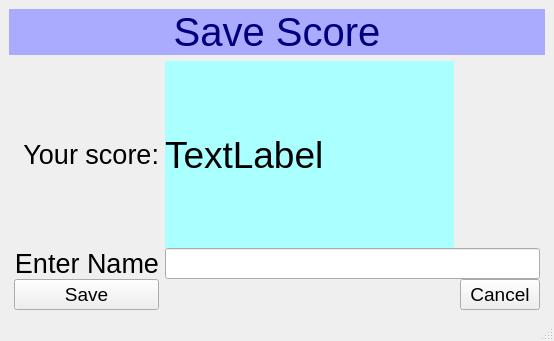
<?xml version="1.0" encoding="UTF-8"?>
<ui version="4.0">
 <class>MainWindow</class>
 <widget class="QMainWindow" name="MainWindow">
  <property name="geometry">
   <rect>
    <x>0</x>
    <y>0</y>
    <width>554</width>
    <height>341</height>
   </rect>
  </property>
  <property name="minimumSize">
   <size>
    <width>554</width>
    <height>341</height>
   </size>
  </property>
  <property name="windowTitle">
   <string>MainWindow</string>
  </property>
  <widget class="QWidget" name="centralwidget">
   <layout class="QVBoxLayout" name="verticalLayout">
    <item>
     <widget class="QLabel" name="label_3">
      <property name="font">
       <font>
        <pointsize>30</pointsize>
       </font>
      </property>
      <property name="styleSheet">
       <string notr="true">
color:rgb(0, 0, 127);
background:rgb(170, 170, 255);
</string>
      </property>
      <property name="text">
       <string>Save Score</string>
      </property>
      <property name="alignment">
       <set>Qt::AlignCenter</set>
      </property>
     </widget>
    </item>
    <item>
     <layout class="QGridLayout" name="gridLayout">
      <property name="leftMargin">
       <number>5</number>
      </property>
      <property name="rightMargin">
       <number>5</number>
      </property>
      <property name="verticalSpacing">
       <number>0</number>
      </property>
      <item row="1" column="0">
       <widget class="QLabel" name="label_4">
        <property name="font">
         <font>
          <pointsize>20</pointsize>
         </font>
        </property>
        <property name="text">
         <string>Enter Name</string>
        </property>
        <property name="alignment">
         <set>Qt::AlignRight|Qt::AlignTrailing|Qt::AlignVCenter</set>
        </property>
       </widget>
      </item>
      <item row="1" column="1" colspan="2">
       <widget class="QLineEdit" name="username">
        <property name="minimumSize">
         <size>
          <width>0</width>
          <height>30</height>
         </size>
        </property>
        <property name="sizeIncrement">
         <size>
          <width>0</width>
          <height>30</height>
         </size>
        </property>
        <property name="font">
         <font>
          <pointsize>14</pointsize>
         </font>
        </property>
       </widget>
      </item>
      <item row="0" column="0">
       <widget class="QLabel" name="label">
        <property name="font">
         <font>
          <pointsize>20</pointsize>
         </font>
        </property>
        <property name="text">
         <string>Your score:</string>
        </property>
        <property name="alignment">
         <set>Qt::AlignRight|Qt::AlignTrailing|Qt::AlignVCenter</set>
        </property>
       </widget>
      </item>
      <item row="2" column="0">
       <widget class="QPushButton" name="btnSave">
        <property name="sizePolicy">
         <sizepolicy hsizetype="Minimum" vsizetype="Fixed">
          <horstretch>0</horstretch>
          <verstretch>5</verstretch>
         </sizepolicy>
        </property>
        <property name="minimumSize">
         <size>
          <width>0</width>
          <height>30</height>
         </size>
        </property>
        <property name="sizeIncrement">
         <size>
          <width>0</width>
          <height>50</height>
         </size>
        </property>
        <property name="font">
         <font>
          <pointsize>14</pointsize>
         </font>
        </property>
        <property name="text">
         <string>Save</string>
        </property>
       </widget>
      </item>
      <item row="2" column="2">
       <widget class="QPushButton" name="btnCancel">
        <property name="sizePolicy">
         <sizepolicy hsizetype="Minimum" vsizetype="Fixed">
          <horstretch>0</horstretch>
          <verstretch>5</verstretch>
         </sizepolicy>
        </property>
        <property name="minimumSize">
         <size>
          <width>0</width>
          <height>30</height>
         </size>
        </property>
        <property name="sizeIncrement">
         <size>
          <width>0</width>
          <height>50</height>
         </size>
        </property>
        <property name="font">
         <font>
          <pointsize>14</pointsize>
         </font>
        </property>
        <property name="text">
         <string>Cancel</string>
        </property>
       </widget>
      </item>
      <item row="2" column="1">
       <spacer name="horizontalSpacer">
        <property name="orientation">
         <enum>Qt::Horizontal</enum>
        </property>
        <property name="sizeHint" stdset="0">
         <size>
          <width>40</width>
          <height>20</height>
         </size>
        </property>
       </spacer>
      </item>
      <item row="0" column="1">
       <widget class="QLabel" name="lblScore">
        <property name="font">
         <font>
          <pointsize>28</pointsize>
         </font>
        </property>
        <property name="styleSheet">
         <string notr="true">background:rgb(170, 255, 255)</string>
        </property>
        <property name="text">
         <string>TextLabel</string>
        </property>
        <property name="alignment">
         <set>Qt::AlignLeading|Qt::AlignLeft|Qt::AlignVCenter</set>
        </property>
       </widget>
      </item>
     </layout>
    </item>
   </layout>
  </widget>
  <widget class="QMenuBar" name="menubar">
   <property name="geometry">
    <rect>
     <x>0</x>
     <y>0</y>
     <width>554</width>
     <height>18</height>
    </rect>
   </property>
  </widget>
  <widget class="QStatusBar" name="statusbar"/>
 </widget>
 <resources/>
 <connections/>
</ui>
